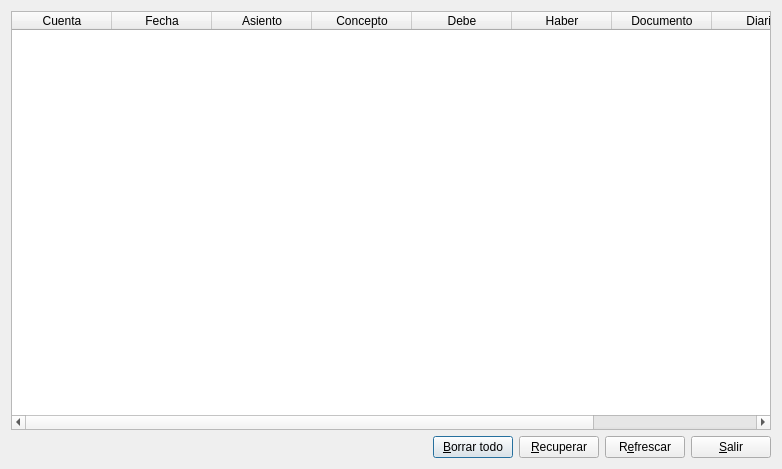
<?xml version="1.0" encoding="UTF-8"?>
<ui version="4.0">
 <class>papelera</class>
 <widget class="QDialog" name="papelera">
  <property name="geometry">
   <rect>
    <x>0</x>
    <y>0</y>
    <width>782</width>
    <height>469</height>
   </rect>
  </property>
  <property name="windowTitle">
   <string>Papelera</string>
  </property>
  <layout class="QVBoxLayout" name="verticalLayout">
   <item>
    <widget class="QTableWidget" name="tableWidget">
     <column>
      <property name="text">
       <string>Cuenta</string>
      </property>
     </column>
     <column>
      <property name="text">
       <string>Fecha</string>
      </property>
     </column>
     <column>
      <property name="text">
       <string>Asiento</string>
      </property>
     </column>
     <column>
      <property name="text">
       <string>Concepto</string>
      </property>
     </column>
     <column>
      <property name="text">
       <string>Debe</string>
      </property>
     </column>
     <column>
      <property name="text">
       <string>Haber</string>
      </property>
     </column>
     <column>
      <property name="text">
       <string>Documento</string>
      </property>
     </column>
     <column>
      <property name="text">
       <string>Diario</string>
      </property>
     </column>
     <column>
      <property name="text">
       <string>Ejercicio</string>
      </property>
     </column>
    </widget>
   </item>
   <item>
    <layout class="QHBoxLayout" name="horizontalLayout">
     <item>
      <spacer name="horizontalSpacer">
       <property name="orientation">
        <enum>Qt::Horizontal</enum>
       </property>
       <property name="sizeHint" stdset="0">
        <size>
         <width>40</width>
         <height>20</height>
        </size>
       </property>
      </spacer>
     </item>
     <item>
      <widget class="QPushButton" name="borrar_todo_pushButton">
       <property name="text">
        <string>&amp;Borrar todo</string>
       </property>
       <property name="icon">
        <iconset resource="keme.qrc">
         <normaloff>:/iconos/graf/borrar.png</normaloff>:/iconos/graf/borrar.png</iconset>
       </property>
      </widget>
     </item>
     <item>
      <widget class="QPushButton" name="recuperar_pushButton">
       <property name="text">
        <string>&amp;Recuperar</string>
       </property>
       <property name="icon">
        <iconset resource="keme.qrc">
         <normaloff>:/iconos/graf/reciclaje.png</normaloff>:/iconos/graf/reciclaje.png</iconset>
       </property>
      </widget>
     </item>
     <item>
      <widget class="QPushButton" name="refrescar_pushButton">
       <property name="text">
        <string>R&amp;efrescar</string>
       </property>
       <property name="icon">
        <iconset resource="keme.qrc">
         <normaloff>:/iconos/graf/rayo.png</normaloff>:/iconos/graf/rayo.png</iconset>
       </property>
      </widget>
     </item>
     <item>
      <widget class="QPushButton" name="salirpushButton">
       <property name="text">
        <string>&amp;Salir</string>
       </property>
       <property name="icon">
        <iconset resource="keme.qrc">
         <normaloff>:/iconos/graf/application-exit.png</normaloff>:/iconos/graf/application-exit.png</iconset>
       </property>
      </widget>
     </item>
    </layout>
   </item>
  </layout>
 </widget>
 <resources>
  <include location="keme.qrc"/>
 </resources>
 <connections>
  <connection>
   <sender>salirpushButton</sender>
   <signal>clicked()</signal>
   <receiver>papelera</receiver>
   <slot>accept()</slot>
   <hints>
    <hint type="sourcelabel">
     <x>694</x>
     <y>429</y>
    </hint>
    <hint type="destinationlabel">
     <x>613</x>
     <y>422</y>
    </hint>
   </hints>
  </connection>
 </connections>
</ui>
